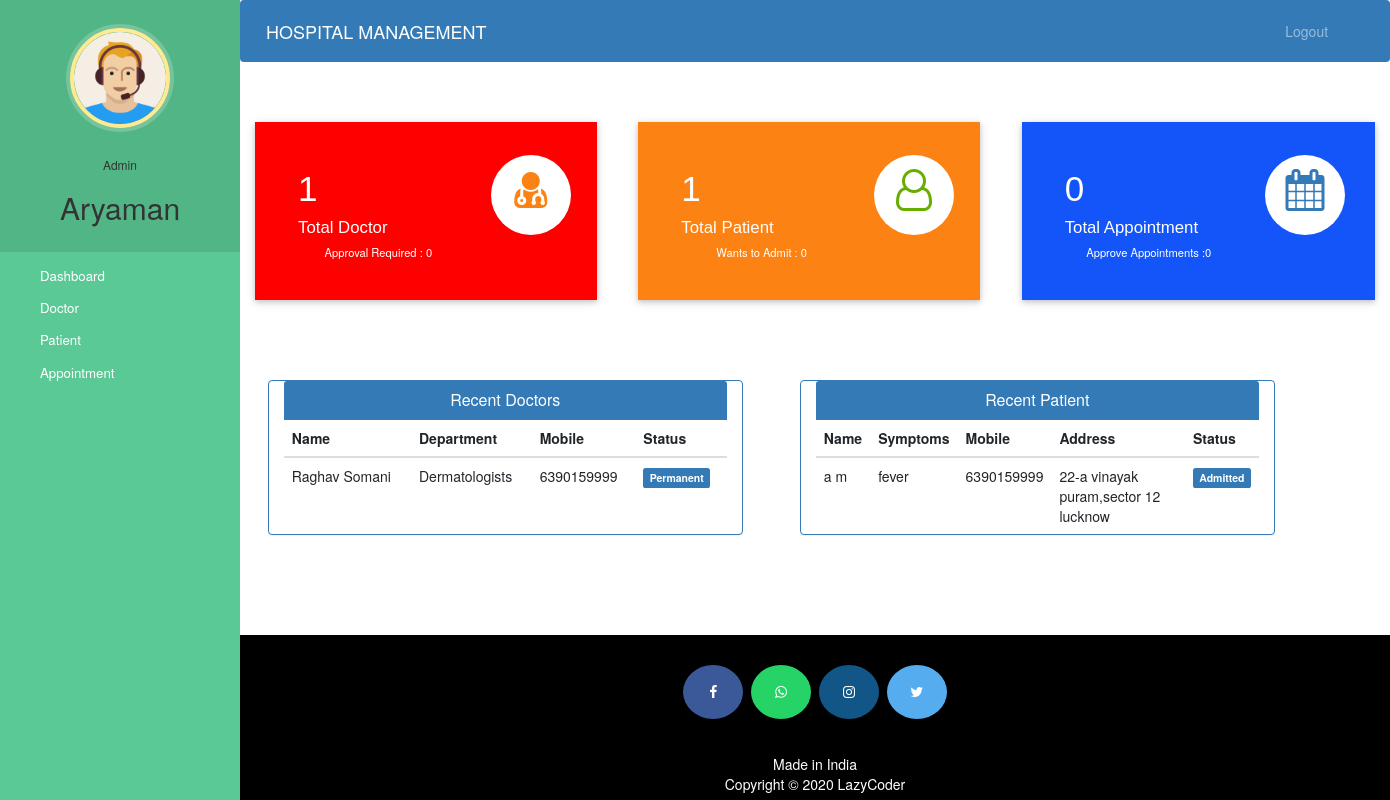
The app's page /admin-dashboard (signed in), older data.
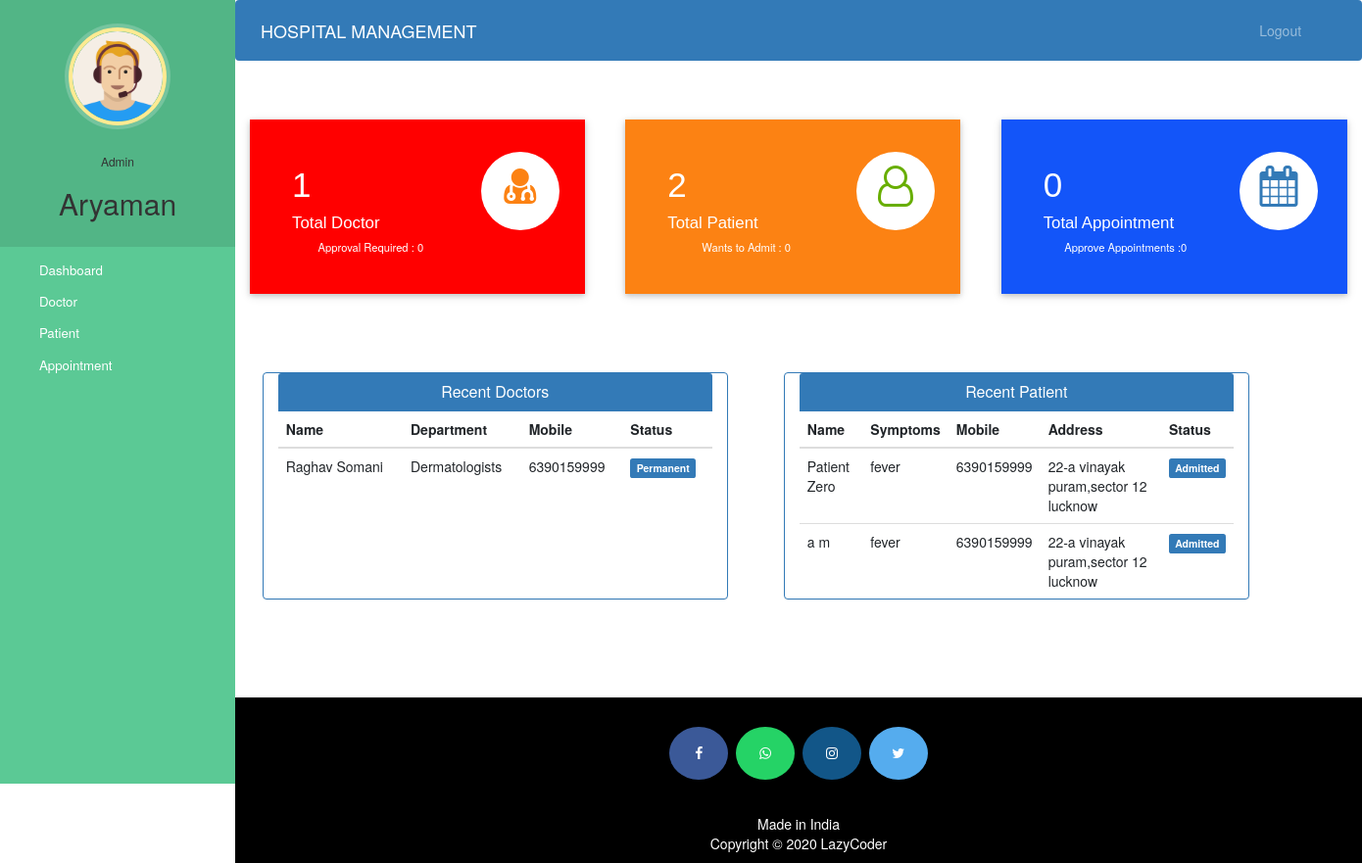
The same page, newer data.
### hospital/models.py (models this page shows, shortened)
class Doctor(models.Model):
    user=models.OneToOneField(User,on_delete=models.CASCADE)
    profile_pic= models.ImageField(upload_to='profile_pic/DoctorProfilePic/',null=True,blank=True)
    address = models.CharField(max_length=40)
    mobile = models.CharField(max_length=20,null=True)
    department= models.CharField(max_length=50,choices=departments,default='Cardiologist')
    status=models.BooleanField(default=False)
    @property
    def get_name(self):
        return self.user.first_name+" "+self.user.last_name

class Patient(models.Model):
    user=models.OneToOneField(User,on_delete=models.CASCADE)
    profile_pic= models.ImageField(upload_to='profile_pic/PatientProfilePic/',null=True,blank=True)
    address = models.CharField(max_length=40)
    mobile = models.CharField(max_length=20,null=False)
    symptoms = models.CharField(max_length=100,null=False)
    assignedDoctorId = models.PositiveIntegerField(null=True)
    admitDate=models.DateField(auto_now=True)
    status=models.BooleanField(default=False)
    @property
    def get_name(self):
        return self.user.first_name+" "+self.user.last_name

### hospital/views.py (the view)
# urls.py: path('admin-dashboard', views.admin_dashboard_view,name='admin-dashboard'),
@login_required(login_url='adminlogin')
@user_passes_test(is_admin)
def admin_dashboard_view(request):
    doctors=models.Doctor.objects.all().order_by('-id')
    patients=models.Patient.objects.all().order_by('-id')
    doctorcount=models.Doctor.objects.all().filter(status=True).count()
    pendingdoctorcount=models.Doctor.objects.all().filter(status=False).count()
    patientcount=models.Patient.objects.all().filter(status=True).count()
    pendingpatientcount=models.Patient.objects.all().filter(status=False).count()
    appointmentcount=models.Appointment.objects.all().filter(status=True).count()
    pendingappointmentcount=models.Appointment.objects.all().filter(status=False).count()
    mydict={
    'doctors':doctors,
    'patients':patients,
    'doctorcount':doctorcount,
    'pendingdoctorcount':pendingdoctorcount,
    'patientcount':patientcount,
    'pendingpatientcount':pendingpatientcount,
    'appointmentcount':appointmentcount,
    'pendingappointmentcount':pendingappointmentcount,
    }
    return render(request,'hospital/admin_dashboard.html',context=mydict)

### hospital/views.py (called while the page is built)
def is_admin(user):
    return user.groups.filter(name='ADMIN').exists()

### templates/hospital/admin_dashboard.html
{% extends 'hospital/admin_base.html' %}
{% load static %}
{% block content %}
{%include 'hospital/admin_dashboard_cards.html'%}
<br><br><br><br>
<div class="container">
  <div class="row">
    <div class="panel panel-primary col-md-5" style="margin-left:2%;">
      <div class="panel-heading" style="text-align:center;">
        <h6 class="panel-title">Recent Doctors</h6>
      </div>
      <table class="table table-hover" id="dev-table">
        <thead>
          <tr>
            <th>Name</th>
            <th>Department</th>
            <th>Mobile</th>
            <th>Status</th>
          </tr>
        </thead>
        {% for d in doctors %}
        <tr>
          <td> {{d.get_name}}</td>
          <td>{{d.department}}</td>
          <td>{{d.mobile}}</td>
          {%if d.status%}
          <td> <span class="label label-primary">Permanent</span></td>
          {% else %}
          <td> <span class="label label-success">On Hold</span></td>
          {% endif %}
        </tr>
        {% endfor %}
      </table>
    </div>
    <div class="panel panel-primary col-md-5" style="margin-left:5%;">
      <div class="panel-heading" style="text-align:center;">
        <h6 class="panel-title">Recent Patient</h6>
      </div>
      <table class="table table-hover" id="dev-table">
        <thead>
          <tr>
            <th>Name</th>
            <th>Symptoms</th>
            <th>Mobile</th>
            <th>Address</th>
            <th>Status</th>
          </tr>
        </thead>
        {% for p in patients %}
        <tr>
          <td> {{p.get_name}}</td>
          <td>{{p.symptoms}}</td>
          <td>{{p.mobile}}</td>
          <td>{{p.address}}</td>
          {%if p.status%}
          <td> <span class="label label-primary">Admitted</span></td>
          {% else %}
          <td> <span class="label label-success">On Hold</span></td>
          {% endif %}
        </tr>
        {% endfor %}
      </table>
    </div>
  </div>
</div>
{% endblock content %}

Row changes from the older to the newer data that the page shows:
added Patient: get_name "Patient Zero", symptoms "fever", mobile "6390159999", address "22-a vinayak puram,sector 12 lucknow", status "Admitted"
Text that changed along with them:
{{ patientcount }}: "1" → "2"
